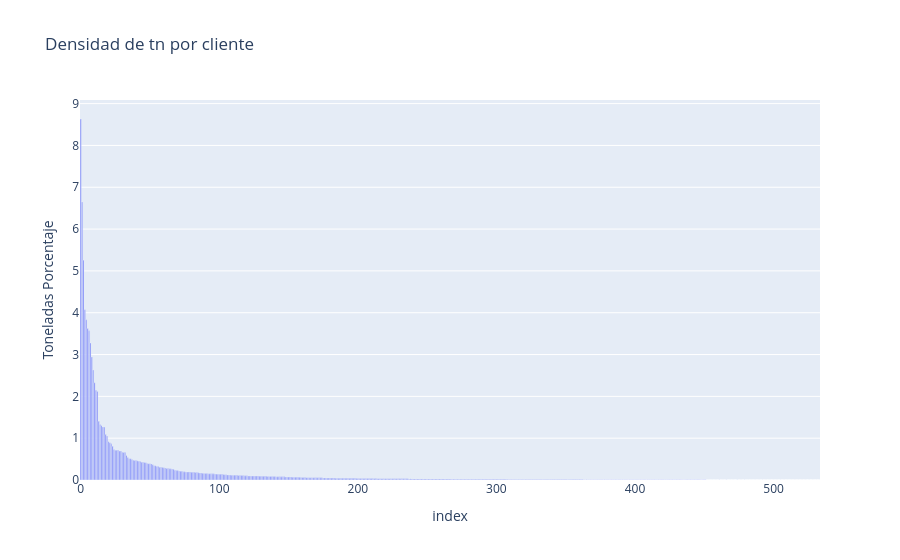

This figure's notebook cell:
### Code cell
gra = px.bar(
    con.sql("SELECT tn_pct FROM tb_clientes_2019").df(),
    y="tn_pct",
    title="Densidad de tn por cliente",
    labels={ "tn_pct": "Toneladas Porcentaje"}
)

# Display the plot
gra.update_yaxes(rangemode="tozero")
gra.show()

### Figure 1 — Plotly figure (JSON) as saved in the notebook; plotly's stock layout.template omitted (floating-point values rounded to 4 significant figures; data arrays with more than 128 entries replaced by an {"elided": "..."} marker saying what was removed)
{"data": [{"hovertemplate": "index=%{x}<br>Toneladas Porcentaje=%{y}<extra></extra>", "legendgroup": "", "marker": {"color": "#636efa", "pattern": {"shape": ""}}, "name": "", "orientation": "v", "showlegend": false, "textposition": "auto", "type": "bar", "x": {"elided": "534 int values"}, "xaxis": "x", "y": {"elided": "534 float values"}, "yaxis": "y"}], "layout": {"barmode": "relative", "legend": {"tracegroupgap": 0}, "title": {"text": "Densidad de tn por cliente"}, "xaxis": {"anchor": "y", "domain": [0, 1], "title": {"text": "index"}}, "yaxis": {"anchor": "x", "domain": [0, 1], "rangemode": "tozero", "title": {"text": "Toneladas Porcentaje"}}}}
